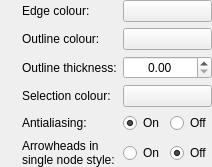
        <widget class="QWidget" name="widget_8" native="true">
         <layout class="QGridLayout" name="gridLayout_9">
          <property name="leftMargin">
           <number>0</number>
          </property>
          <property name="topMargin">
           <number>0</number>
          </property>
          <property name="rightMargin">
           <number>0</number>
          </property>
          <property name="bottomMargin">
           <number>0</number>
          </property>
          <item row="4" column="3">
           <widget class="QLabel" name="label_6">
            <property name="sizePolicy">
             <sizepolicy hsizetype="Minimum" vsizetype="Preferred">
              <horstretch>0</horstretch>
              <verstretch>0</verstretch>
             </sizepolicy>
            </property>
            <property name="text">
             <string>Outline thickness:</string>
            </property>
           </widget>
          </item>
          <item row="1" column="1">
           <widget class="InfoTextWidget" name="edgeColourInfoText" native="true">
            <property name="sizePolicy">
             <sizepolicy hsizetype="Fixed" vsizetype="Fixed">
              <horstretch>0</horstretch>
              <verstretch>0</verstretch>
             </sizepolicy>
            </property>
            <property name="minimumSize">
             <size>
              <width>16</width>
              <height>16</height>
             </size>
            </property>
           </widget>
          </item>
          <item row="1" column="3">
           <widget class="QLabel" name="label_28">
            <property name="sizePolicy">
             <sizepolicy hsizetype="Minimum" vsizetype="Preferred">
              <horstretch>0</horstretch>
              <verstretch>0</verstretch>
             </sizepolicy>
            </property>
            <property name="text">
             <string>Edge colour:</string>
            </property>
           </widget>
          </item>
          <item row="3" column="4">
           <widget class="ColourButton" name="outlineColourButton">
            <property name="sizePolicy">
             <sizepolicy hsizetype="Minimum" vsizetype="Fixed">
              <horstretch>0</horstretch>
              <verstretch>0</verstretch>
             </sizepolicy>
            </property>
            <property name="focusPolicy">
             <enum>Qt::StrongFocus</enum>
            </property>
            <property name="text">
             <string/>
            </property>
           </widget>
          </item>
          <item row="5" column="3">
           <widget class="QLabel" name="label_18">
            <property name="sizePolicy">
             <sizepolicy hsizetype="Minimum" vsizetype="Preferred">
              <horstretch>0</horstretch>
              <verstretch>0</verstretch>
             </sizepolicy>
            </property>
            <property name="text">
             <string>Selection colour:</string>
            </property>
           </widget>
          </item>
          <item row="3" column="1">
           <widget class="InfoTextWidget" name="outlineColourInfoText" native="true">
            <property name="sizePolicy">
             <sizepolicy hsizetype="Fixed" vsizetype="Fixed">
              <horstretch>0</horstretch>
              <verstretch>0</verstretch>
             </sizepolicy>
            </property>
            <property name="minimumSize">
             <size>
              <width>16</width>
              <height>16</height>
             </size>
            </property>
           </widget>
          </item>
          <item row="1" column="0">
           <spacer name="horizontalSpacer_4">
            <property name="orientation">
             <enum>Qt::Horizontal</enum>
            </property>
            <property name="sizeType">
             <enum>QSizePolicy::Expanding</enum>
            </property>
            <property name="sizeHint" stdset="0">
             <size>
              <width>0</width>
              <height>20</height>
             </size>
            </property>
           </spacer>
          </item>
          <item row="1" column="5">
           <spacer name="horizontalSpacer">
            <property name="orientation">
             <enum>Qt::Horizontal</enum>
            </property>
            <property name="sizeType">
             <enum>QSizePolicy::Expanding</enum>
            </property>
            <property name="sizeHint" stdset="0">
             <size>
              <width>0</width>
              <height>20</height>
             </size>
            </property>
           </spacer>
          </item>
          <item row="1" column="4">
           <widget class="ColourButton" name="edgeColourButton">
            <property name="sizePolicy">
             <sizepolicy hsizetype="Minimum" vsizetype="Fixed">
              <horstretch>0</horstretch>
              <verstretch>0</verstretch>
             </sizepolicy>
            </property>
            <property name="focusPolicy">
             <enum>Qt::StrongFocus</enum>
            </property>
            <property name="text">
             <string/>
            </property>
           </widget>
          </item>
          <item row="3" column="3">
           <widget class="QLabel" name="label_27">
            <property name="sizePolicy">
             <sizepolicy hsizetype="Minimum" vsizetype="Preferred">
              <horstretch>0</horstretch>
              <verstretch>0</verstretch>
             </sizepolicy>
            </property>
            <property name="text">
             <string>Outline colour:</string>
            </property>
           </widget>
          </item>
          <item row="4" column="1">
           <widget class="InfoTextWidget" name="outlineThicknessInfoText" native="true">
            <property name="sizePolicy">
             <sizepolicy hsizetype="Fixed" vsizetype="Fixed">
              <horstretch>0</horstretch>
              <verstretch>0</verstretch>
             </sizepolicy>
            </property>
            <property name="minimumSize">
             <size>
              <width>16</width>
              <height>16</height>
             </size>
            </property>
           </widget>
          </item>
          <item row="5" column="1">
           <widget class="InfoTextWidget" name="selectionColourInfoText" native="true">
            <property name="sizePolicy">
             <sizepolicy hsizetype="Fixed" vsizetype="Fixed">
              <horstretch>0</horstretch>
              <verstretch>0</verstretch>
             </sizepolicy>
            </property>
            <property name="minimumSize">
             <size>
              <width>16</width>
              <height>16</height>
             </size>
            </property>
           </widget>
          </item>
          <item row="5" column="4">
           <widget class="ColourButton" name="selectionColourButton">
            <property name="sizePolicy">
             <sizepolicy hsizetype="Minimum" vsizetype="Fixed">
              <horstretch>0</horstretch>
              <verstretch>0</verstretch>
             </sizepolicy>
            </property>
            <property name="focusPolicy">
             <enum>Qt::StrongFocus</enum>
            </property>
            <property name="text">
             <string/>
            </property>
           </widget>
          </item>
          <item row="4" column="4">
           <widget class="QDoubleSpinBox" name="outlineThicknessSpinBox">
            <property name="sizePolicy">
             <sizepolicy hsizetype="Minimum" vsizetype="Fixed">
              <horstretch>0</horstretch>
              <verstretch>0</verstretch>
             </sizepolicy>
            </property>
            <property name="focusPolicy">
             <enum>Qt::StrongFocus</enum>
            </property>
            <property name="alignment">
             <set>Qt::AlignCenter</set>
            </property>
            <property name="maximum">
             <double>1000.000000000000000</double>
            </property>
            <property name="singleStep">
             <double>0.050000000000000</double>
            </property>
           </widget>
          </item>
          <item row="7" column="4">
           <widget class="QWidget" name="widget_11" native="true">
            <property name="sizePolicy">
             <sizepolicy hsizetype="Minimum" vsizetype="Preferred">
              <horstretch>0</horstretch>
              <verstretch>0</verstretch>
             </sizepolicy>
            </property>
            <layout class="QHBoxLayout" name="horizontalLayout_9">
             <property name="leftMargin">
              <number>0</number>
             </property>
             <property name="topMargin">
              <number>0</number>
             </property>
             <property name="rightMargin">
              <number>0</number>
             </property>
             <property name="bottomMargin">
              <number>0</number>
             </property>
             <item>
              <widget class="QRadioButton" name="singleNodeArrowHeadsOnRadioButton">
               <property name="focusPolicy">
                <enum>Qt::StrongFocus</enum>
               </property>
               <property name="text">
                <string>On</string>
               </property>
               <property name="checked">
                <bool>false</bool>
               </property>
              </widget>
             </item>
             <item>
              <widget class="QRadioButton" name="singleNodeArrowHeadsOffRadioButton">
               <property name="focusPolicy">
                <enum>Qt::StrongFocus</enum>
               </property>
               <property name="text">
                <string>Off</string>
               </property>
               <property name="checked">
                <bool>true</bool>
               </property>
              </widget>
             </item>
            </layout>
           </widget>
          </item>
          <item row="6" column="4">
           <widget class="QWidget" name="widget_3" native="true">
            <property name="sizePolicy">
             <sizepolicy hsizetype="Minimum" vsizetype="Preferred">
              <horstretch>0</horstretch>
              <verstretch>0</verstretch>
             </sizepolicy>
            </property>
            <layout class="QHBoxLayout" name="horizontalLayout_2">
             <property name="leftMargin">
              <number>0</number>
             </property>
             <property name="topMargin">
              <number>0</number>
             </property>
             <property name="rightMargin">
              <number>0</number>
             </property>
             <property name="bottomMargin">
              <number>0</number>
             </property>
             <item>
              <widget class="QRadioButton" name="antialiasingOnRadioButton">
               <property name="focusPolicy">
                <enum>Qt::StrongFocus</enum>
               </property>
               <property name="text">
                <string>On</string>
               </property>
               <property name="checked">
                <bool>true</bool>
               </property>
              </widget>
             </item>
             <item>
              <widget class="QRadioButton" name="antialiasingOffRadioButton">
               <property name="focusPolicy">
                <enum>Qt::StrongFocus</enum>
               </property>
               <property name="text">
                <string>Off</string>
               </property>
              </widget>
             </item>
            </layout>
           </widget>
          </item>
          <item row="6" column="3">
           <widget class="QLabel" name="label_11">
            <property name="sizePolicy">
             <sizepolicy hsizetype="Minimum" vsizetype="Preferred">
              <horstretch>0</horstretch>
              <verstretch>0</verstretch>
             </sizepolicy>
            </property>
            <property name="text">
             <string>Antialiasing:</string>
            </property>
           </widget>
          </item>
          <item row="6" column="1">
           <widget class="InfoTextWidget" name="antialiasingInfoText" native="true">
            <property name="sizePolicy">
             <sizepolicy hsizetype="Fixed" vsizetype="Fixed">
              <horstretch>0</horstretch>
              <verstretch>0</verstretch>
             </sizepolicy>
            </property>
            <property name="minimumSize">
             <size>
              <width>16</width>
              <height>16</height>
             </size>
            </property>
           </widget>
          </item>
          <item row="7" column="3">
           <widget class="QLabel" name="label_23">
            <property name="sizePolicy">
             <sizepolicy hsizetype="Minimum" vsizetype="Preferred">
              <horstretch>0</horstretch>
              <verstretch>0</verstretch>
             </sizepolicy>
            </property>
            <property name="text">
             <string>Arrowheads in
single node style:</string>
            </property>
           </widget>
          </item>
          <item row="7" column="1">
           <widget class="InfoTextWidget" name="singleNodeArrowHeadsInfoText" native="true">
            <property name="sizePolicy">
             <sizepolicy hsizetype="Fixed" vsizetype="Fixed">
              <horstretch>0</horstretch>
              <verstretch>0</verstretch>
             </sizepolicy>
            </property>
            <property name="minimumSize">
             <size>
              <width>16</width>
              <height>16</height>
             </size>
            </property>
           </widget>
          </item>
         </layout>
        </widget>
